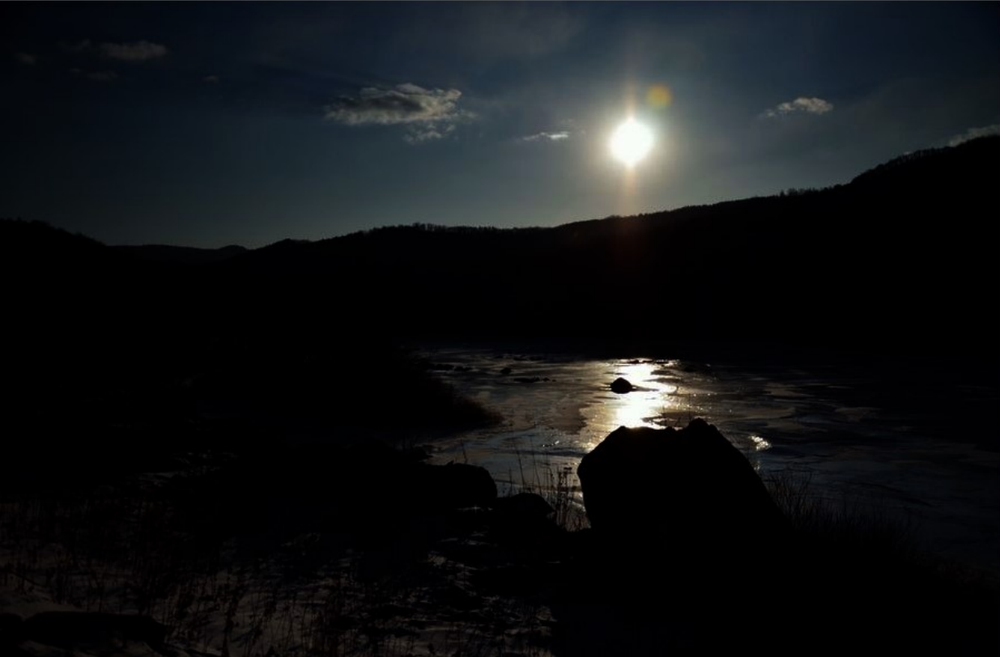
#> input picture hw1/q2.png, 1000 x 657 px, shrunk from 1235 x 812 before the run
$ python main2.py
#> lines starting #> are read from the running program, lines starting #| are printed output that depends on the picture
import cv2
import numpy as np
import glob
import os

def open_q2_image(img, name="q2_output.png"):
    if img is None:
        print("Failed to load image")
        return

    # Save the image with a different name to not overwrite original
    output_path = name
    cv2.imwrite(output_path, img)
    print(f"Image saved as: {output_path}")

def plot_gamma_curves(gammas, out_path="gamma_curves.png"):
    """
    Compute and save a plot of the transformation curve for each gamma.
    x axis: input intensity [0..255]
    y axis: output intensity [0..255] after gamma correction
    """
    try:
        import matplotlib.pyplot as plt
    except Exception as e:
        print("matplotlib is required to plot curves. Install it (pip install matplotlib).")
        return

    x = np.arange(256, dtype=np.float32) / 255.0
    plt.figure()
    for g in gammas:
        y = np.power(x, g)
        y255 = (y * 255.0).clip(0, 255)
        plt.plot(np.arange(256), y255, label=f"gamma={g}")
    plt.title("Gamma transformation curves")
    plt.xlabel("Input intensity (0-255)")
    plt.ylabel("Output intensity (0-255)")
    plt.legend()
    plt.grid(True)
    plt.tight_layout()
    plt.savefig(out_path)
    print(f"Gamma curves saved as: {out_path}")
    plt.show()

if __name__ == '__main__':
    path = "q2.png"
    img = cv2.imread(path)
#> img is the input picture: shape (657, 1000, 3); mean B, G, R 22.3, 20.5, 18.4
    if img is None:
        print(f"Failed to read image: {path}")
    else:
        gammas = [0.4, 1.0, 2.2]

        img1 = np.power(img/255.0, gammas[0]) * 255.0
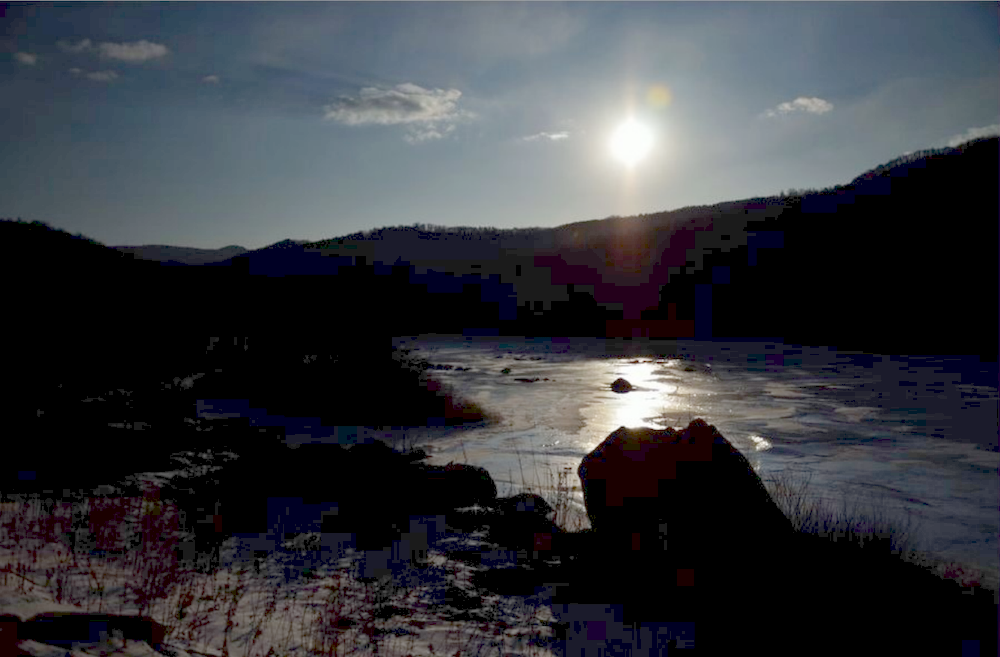
#> img1: shape (657, 1000, 3) float64; mean B, G, R 62.8, 57.4, 55.4
        img1 = img1.astype(np.uint8)
        open_q2_image(img1, "q2_output_0.4.png")

        img2 = np.power(img/255.0, gammas[1]) * 255.0
        img2 = img2.astype(np.uint8)
        open_q2_image(img2, "q2_output_1.0.png")

        img3 = np.power(img/255.0, gammas[2]) * 255.0
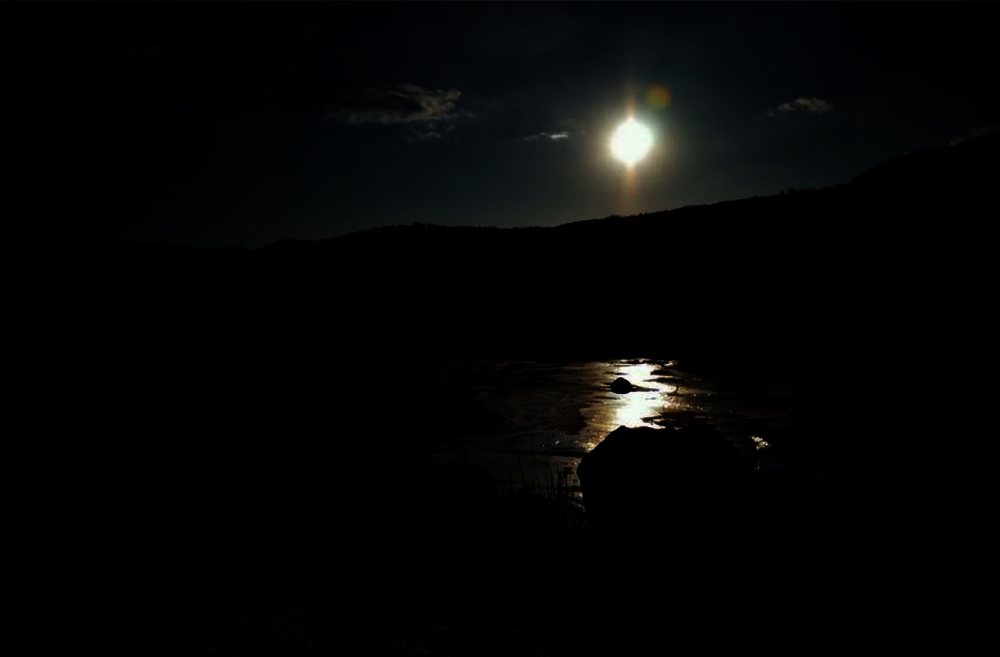
#> img3: shape (657, 1000, 3) float64; mean B, G, R 5.6, 5.7, 5.2
        img3 = img3.astype(np.uint8)
        open_q2_image(img3, "q2_output_2.2.png")

        # extract and display/save the transformation curves
        plot_gamma_curves(gammas)
#> in plot_gamma_curves, `plt.savefig(out_path)`:
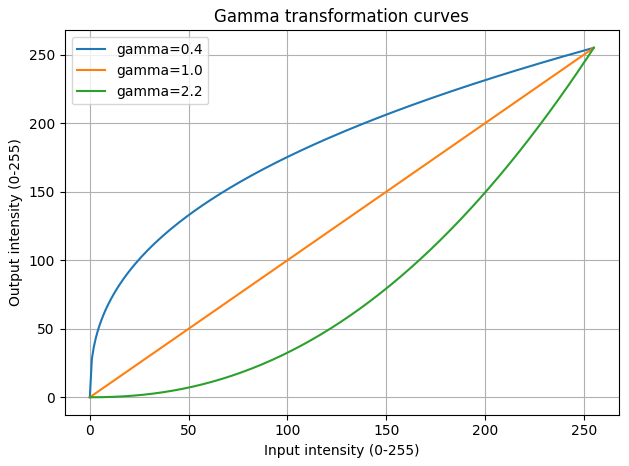
#> figure drawn by matplotlib, 1 panel; curve peaks at x = 255, y = 255; curve peaks at x = 255, y = 255; curve peaks at x = 255, y = 255

$ run again, with hw1/q3.png copied over hw1/q2.png
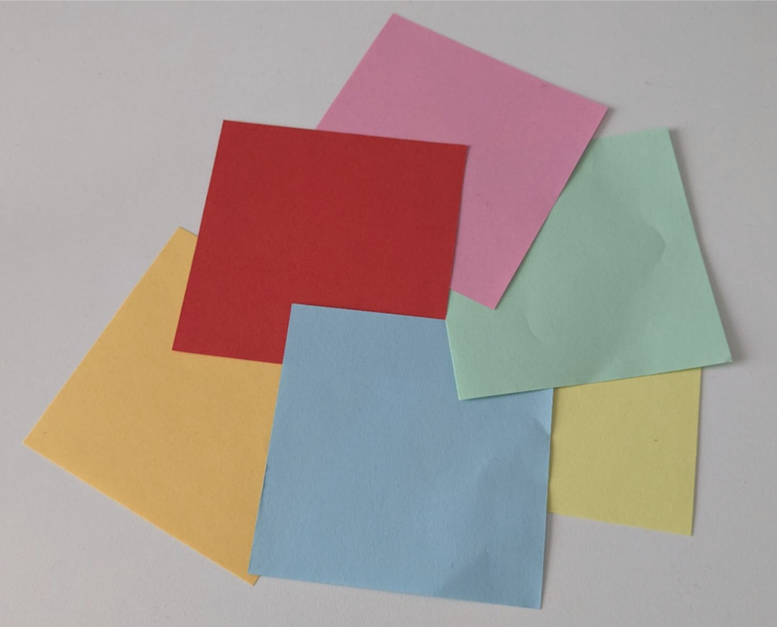
#> input picture hw1/q3.png, 777 x 627 px, shrunk from 960 x 774 before the run
#> img is the input picture: shape (627, 777, 3); mean B, G, R 147.1, 152.2, 167
#> `img1 = np.power(img/255.0, gammas[0]) * 255.0`:
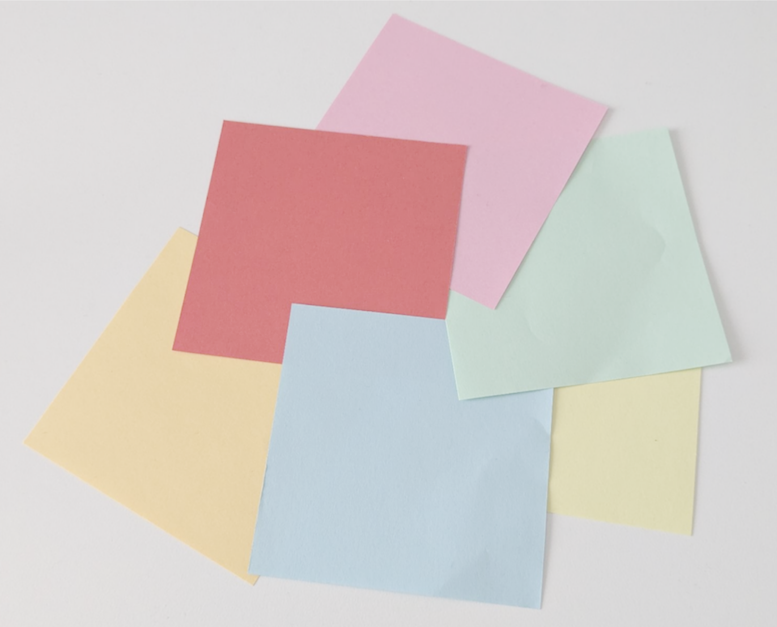
#> img1: shape (627, 777, 3) float64; mean B, G, R 201.8, 204.8, 214.7
#> `img3 = np.power(img/255.0, gammas[2]) * 255.0`:
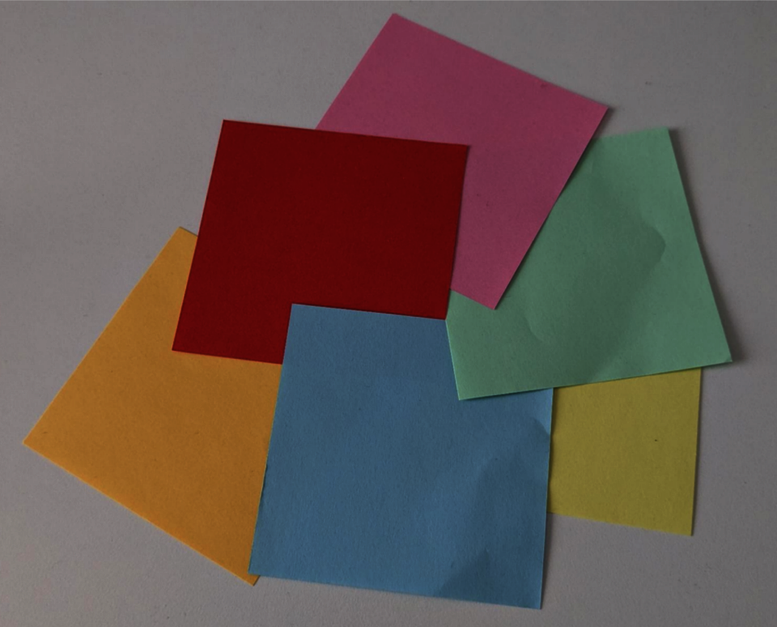
#> img3: shape (627, 777, 3) float64; mean B, G, R 83.8, 89, 103.2

$ run again, with hw1/q3_h_channel.png copied over hw1/q2.png
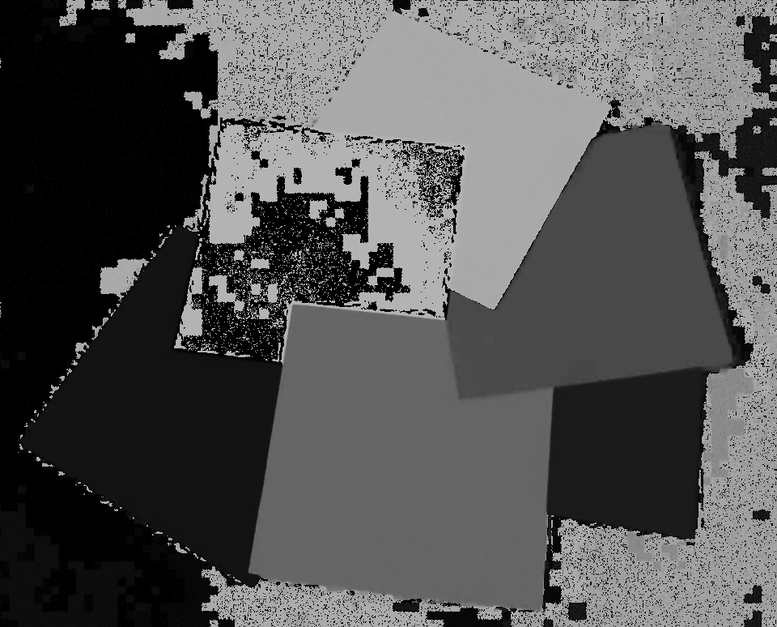
#> input picture hw1/q3_h_channel.png, 777 x 627 px, shrunk from 960 x 774 before the run
#> img is the input picture: shape (627, 777, 3); min 0, max 242, mean 82.6
#> `img1 = np.power(img/255.0, gammas[0]) * 255.0`:
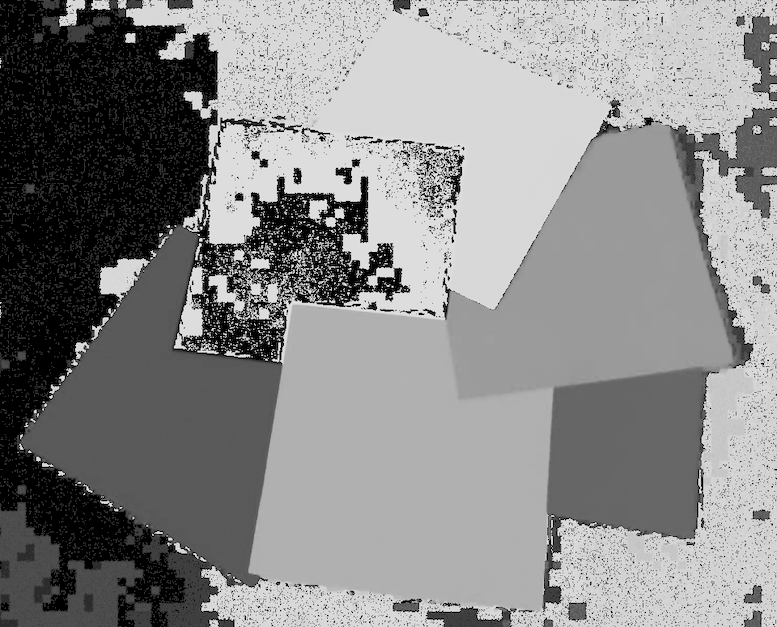
#> img1: shape (627, 777, 3) float64; min 0, max 249.7, mean 136.8
#> `img3 = np.power(img/255.0, gammas[2]) * 255.0`:
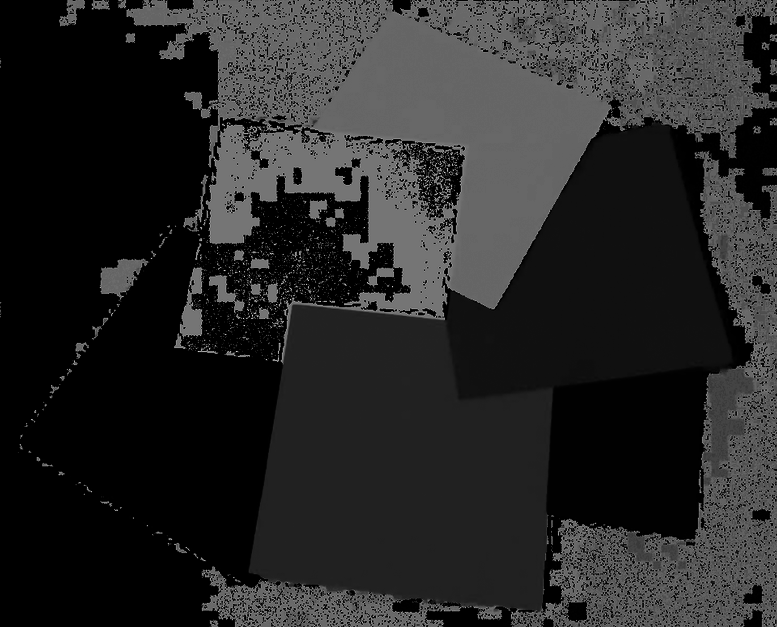
#> img3: shape (627, 777, 3) float64; min 0, max 227.3, mean 39.6
